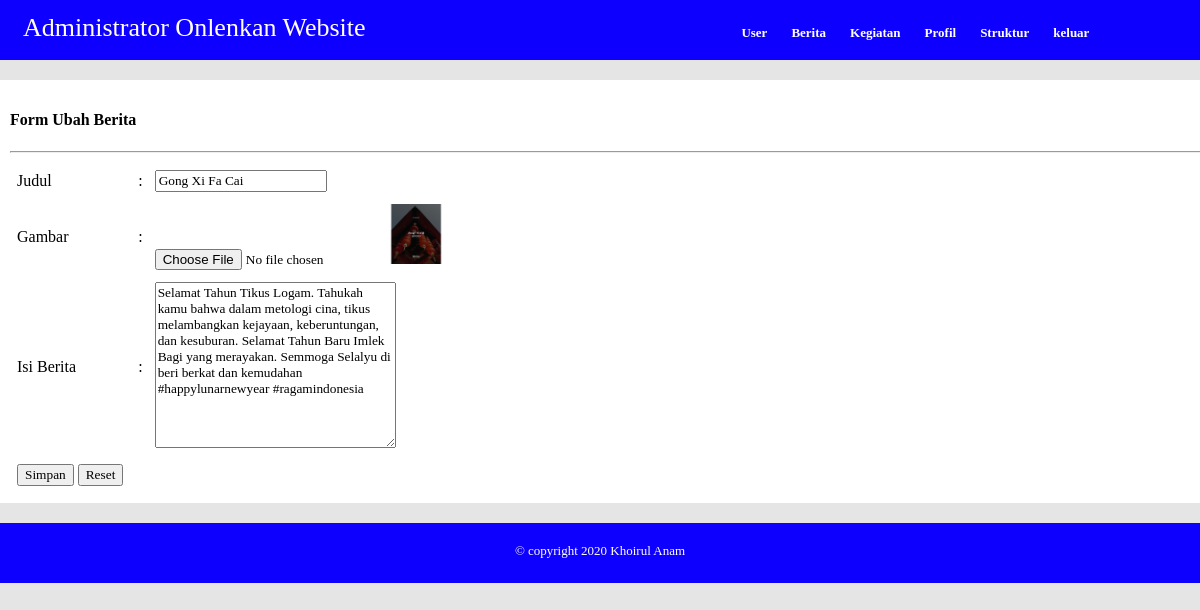
Screenshot of /admin/?page=uberita&id=41 (signed in) with the database file from the repository.
### tables this page shows
CREATE TABLE `berita` (
  `idberita` int(4) NOT NULL,
  `judul` varchar(100) NOT NULL,
  `tglpost` date NOT NULL,
  `iduser` int(11) NOT NULL,
  `isiberita` text NOT NULL,
  `gambar` varchar(20) NOT NULL
);

### admin/hal/uberita.php (the view, shortened to what this page needs)
<?php
	$id = $_GET['id'];
	$sql = mysqli_query($konek, "select * from berita where idberita = '$id'")or die(mysqli_error($konek).mysqli_errno($konek));
	$r = mysqli_fetch_assoc($sql);
 ?>
<h4>Form Ubah Berita</h4>
<hr>
<form action="" method="post" enctype="multipart/form-data">
	<table width="100%" cellpadding="5" cellsspacing="2">
		<tr>
			<td width="10%">Judul</td>
			<td width="1%">:</td>
			<td><input type="text" name="txtjudul" placeholder="Masukkan judul" required value="<?=$r['judul']?>"></td>
		</tr>
		<tr>
			<td width="10%">Gambar</td>
			<td>:</td>
			<td>
				<input type="file" name="txtgbr">
				<img src="../gambar/<?=$r['gambar']?>" width="60" height="60">
			</td>
		</tr>
		<tr>
			<td width="10%">Isi Berita</td>
			<td width="1%">:</td>
			<td>
				<textarea name="txtisi" cols="30" rows="10" placeholder="Masukkan Berita"><?=$r['isiberita']?></textarea>
			</td>
		</tr>
		<tr>
			<td colspan="3">
				<input type="submit" name="ubahberita" value="Simpan">
				<input type="reset" name="reset" value="Reset">
			</td>
		</tr>
	</table>
</form>

### css/style.css (style rules this page uses)
* { font-family: poppins; }
body { background: #e5e5e5; margin: 0 ; }
form { margin-top: 10px; }

### rows the page displays
berita: txtjudul "Gong Xi Fa Cai", gambar (picture), txtisi "Selamat Tahun Tikus Logam. Tahukah kamu bahwa dalam metologi cina, tikus melambangkan kejayaan, keberuntungan, dan kesuburan. Selamat Tahun Baru Imlek Bagi yang merayakan. Semmoga Selalyu di beri berkat dan kemudahan #happylunarnewyear #ragamindonesia"
